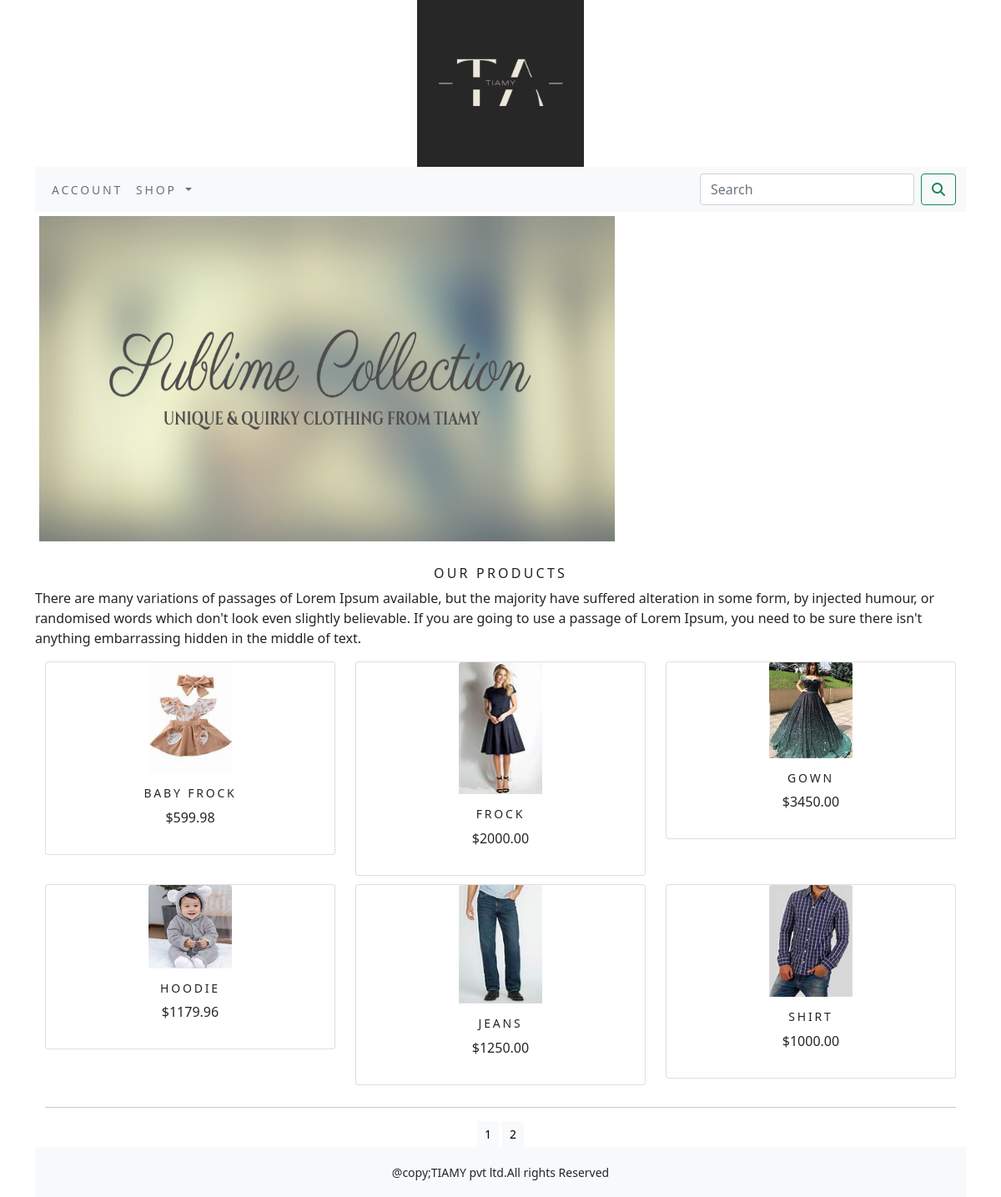
Screenshot of /ecom/ with the database file from the repository.
### ecomapp/models.py (models this page shows, shortened)
class Product(models.Model):
    name=models.CharField(max_length=250,unique=True)
    slug = models.SlugField(max_length=250, unique=True)
    desc = models.TextField(blank=True)
    price= models.DecimalField(max_digits=10,decimal_places=2)
    category=models.ForeignKey(Category,on_delete=models.CASCADE)
    img = models.ImageField(upload_to='products', blank=True)
    stock= models.IntegerField()
    available=models.BooleanField(default=True)
    created=models.DateTimeField(auto_now_add=True)
    updated=models.DateTimeField(auto_now=True)
    def get_url(self):
        return reverse('ecomapp:prodCatDetails', args=[self.category.slug, self.slug])
    class Meta:
        ordering=('name',)
        verbose_name='product'
        verbose_name_plural='products'

### ecomapp/views.py (the view)
# urls.py: path('', views.allProdCat, name="allProdCat"),
def allProdCat(request,c_slug=None):
    c_page=None
    products_list=None
    if c_slug!=None:
        c_page=get_object_or_404(Category,slug=c_slug)
        products_list=Product.objects.all().filter(category=c_page,available=True)
    else:
        products_list=Product.objects.all().filter(available=True)
    paginator=Paginator(products_list,6)
    try:
        page=int(request.GET.get('page','1'))
    except:
        page=1
    try:
        products=paginator.page(page)
    except(EmptyPage,InvalidPage):
        products=paginator.page(paginator.num_pages)
    return render(request,"category.html",{'category':c_page,'products':products})

### cartapp/context_processors.py (called while the page is built)
def counter(request):
    item_count=0
    if 'admin' in request.path:
        return {}
    else:
        try:
            cart=Cart.objects.filter(cart_id=_cart_id(request))
            cart_items=CartItem.objects.all().filter(cart=cart[:1])
            for cart_item in cart_items:
                item_count += cart_item.quantity
        except Cart.DoesNotExist:
            item_count=0
    return dict(item_count=item_count)

### cartapp/views.py (called while the page is built)
def _cart_id(request):
    cart=request.session.session_key
    if not cart:
        cart=request.session.create()
    return cart

### ecomapp/context_processors.py (called while the page is built)
def  menu_links(request):
    links = Category.objects.all()
    return dict(links=links)

### ecomapp/models.py (called while the page is built)
    def get_url(self):
        return reverse('ecomapp:products_by_category', args=[self.slug])

### templates/category.html (shortened to what this page needs)
{% extends 'base.html' %}
{% load static %}
{% block content %}
        <div class="mx_auto">
            {% if category %}
                <img class="my_image" src="{{category.img.url}}" style="width:1250px;height=1000px" alt="{{category.name}}" >
        </div>
            <br>
        <div>
            <h1 class="text-center my_title" >{{category.name}}</h1>
            <p class="text-justify" >{{category.desc}}</p>
        </div>
            {% else %}
                <div>
                    <img class="my_image my_image_padding" src="{% static 'image/banner.png' %}" alt="Our Products" width="700" height="400">
                </div>
                <br>
                <div>
                    <h1 class="text-center my_title" >Our Products</h1>
                    <p class="text-justify" >There are many variations of passages of Lorem Ipsum available, but the majority have suffered alteration in some form, by injected humour, or randomised words which don't look even slightly believable. If you are going to use a passage of Lorem Ipsum, you need to be sure there isn't anything embarrassing hidden in the middle of text.</p>
                </div>
    {% endif %}
<div class="container">
    <div class="row mx_auto">
        {% for product in products.object_list %}
            <div class="my_bottom_margin col-9 col-sm-12 col-md-4 col-lg-4">
                <div class="card text-center" style="min-width:18rem">
                    <a href="{{product.get_url}}"><img class="card-img-top my_image" src="{{product.img.url}}" alt="{{product.name}}" style="width:100px;height=100px" ></a>
                    <div class="card-body">
                        <h4>{{product.name}}</h4>
                        <p class="text-justify" >${{product.price}}</p>
                    </div>
                </div>
            </div>
        {% endfor %}
        <div class="mx_auto">
            {% if products.paginator.num_pages > 1 %}
            <hr>
            <div class="text-center">
                {% for pg in products.paginator.page_range %}
                    <a href="?page={{pg}}" class="btn btn-light btn-sm {% if products.number == pg %} active {% endif %}">{{pg}}</a>
                {% endfor %}
            </div>
            {% endif %}
        </div>
        <br>
    </div>
</div>
{% endblock %}

### templates/base.html (shortened to what this page needs)
{% load static %}
<!DOCTYPE html>
<html lang="en">
<head>
    <link rel="stylesheet" href="{% static 'css/custom.css' %}">
    <link href="{% static 'css/bootstrap.min.css' %}" rel="stylesheet">
</head>
<body>
<div class="container">
  {% include 'header.html' %}
  {% include 'nav.html' %}
  {% block content %}
  {% endblock %}
</div>
{% include 'footer.html' %}
</body>
</html>

### templates/header.html
{% load static %}
<header>
    <center>
        <a href="{% url 'ecomapp:allProdCat' %}"><img src="{% static 'image/logo.png' %}" alt="logimage" width="200"></a>
    </center>
</header>

### templates/nav.html (shortened to what this page needs)
<nav class="navbar navbar-expand-lg navbar-light bg-light">
  <div class="container-fluid">
    <div class="collapse navbar-collapse" id="navbarSupportedContent">
      <ul class="navbar-nav me-auto mb-2 mb-lg-0">
        <li class="nav-item">
          <a class="nav-link" href="#">Account</a>
        </li>
        <li class="nav-item dropdown {% if 'ecomapp' in request.path %} active {% endif %}" >
          <a class="nav-link dropdown-toggle" href="#" id="navbarDropdown" role="button" data-bs-toggle="dropdown" aria-expanded="false">
            Shop
          </a>
        </li>
      </ul>
      <form class="d-flex" action="{% url 'searchapp:SearchResult' %}" method="get" >
        <input class="form-control me-2" type="search" placeholder="Search" name="q" aria-label="Search">
        <button class="btn btn-outline-success" type="submit"><i class = "fa fa-search" ></i></button>
      </form>
    </div>
  </div>
</nav>

### templates/footer.html
<div class="footer navbar-fixed-bottom my_footer">
  <p class="text-center">@copy;TIAMY pvt ltd.All rights Reserved</p>
</div>

### static/css/custom.css (style rules this page uses)
body { font-family: 'Beau Rivage', cursive; }
.nav-item { letter-spacing : .2em; font-size :14px; text-transform : uppercase; }
.my_footer { background-color:#f8f9fa; height:60px; }
.my_footer p { padding-top:20px; font-size:14px; }
.my_title { font-size:16px; text-transform:uppercase; letter-spacing:.2em; }
.my_image_padding { padding:5px; }
.my_bottom_margin { margin-bottom:10px; }
.card-body h4 { font-size:14px; text-transform:uppercase; letter-spacing:.2em; }

### rows the page displays
Product: img (picture), name "BABY FROCK", price "599.98"
Product: img (picture), name "FROCK", price "2000.00"
Product: img (picture), name "GOWN", price "3450.00"
Product: img (picture), name "HOODIE", price "1179.96"
Product: img (picture), name "JEANS", price "1250.00"
Product: img (picture), name "SHIRT", price "1000.00"

### other values shown
{{ pg }} "1" "2"
